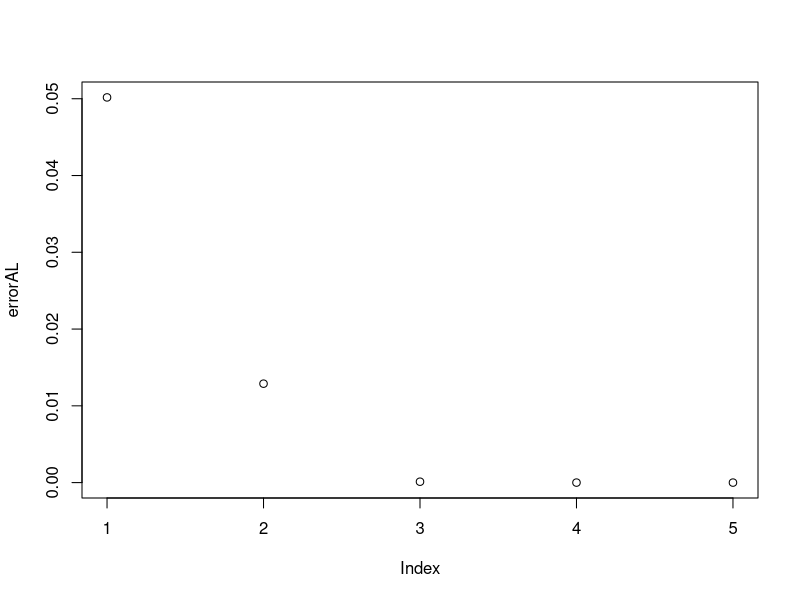
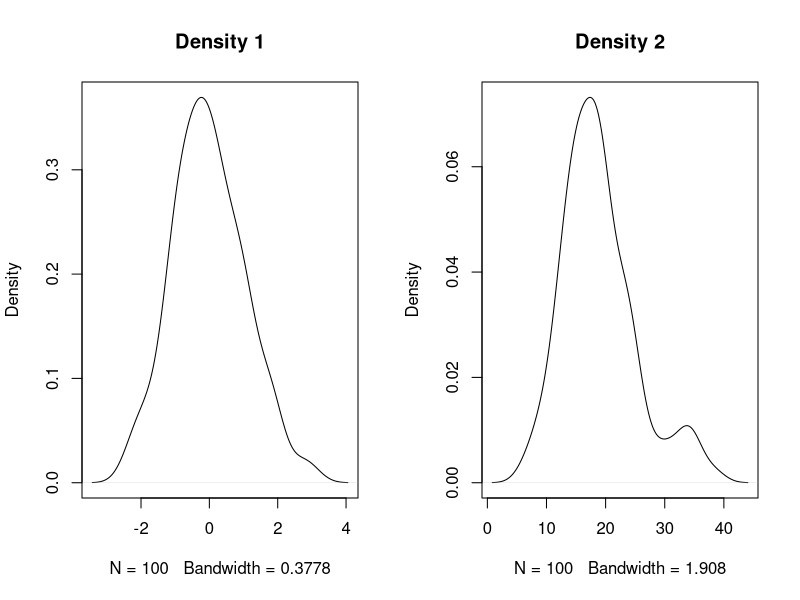
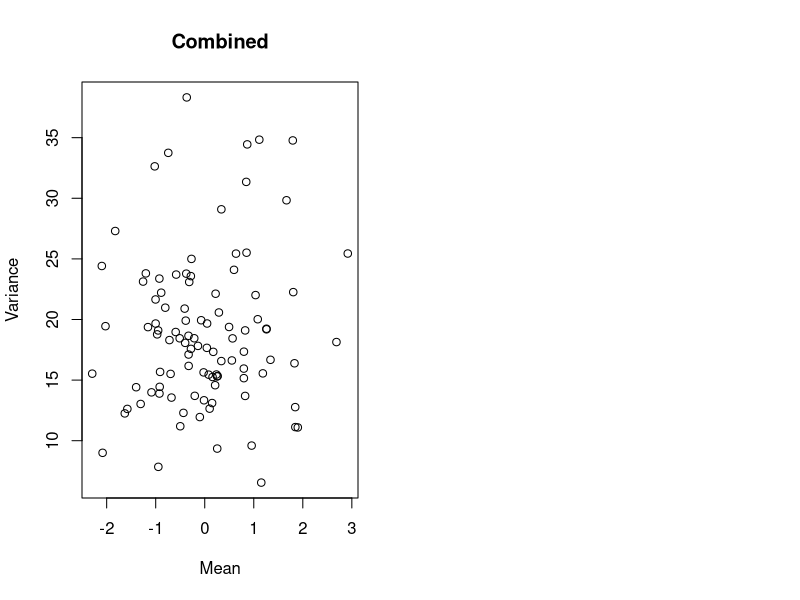
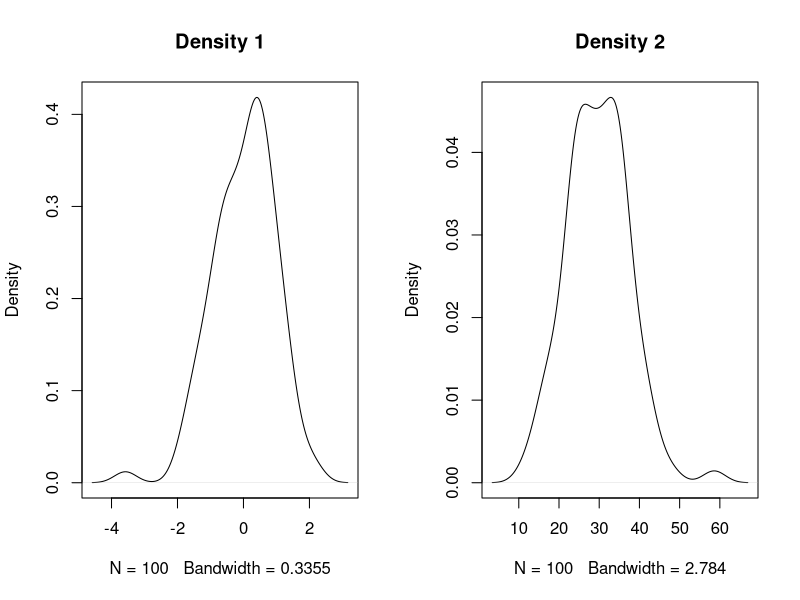
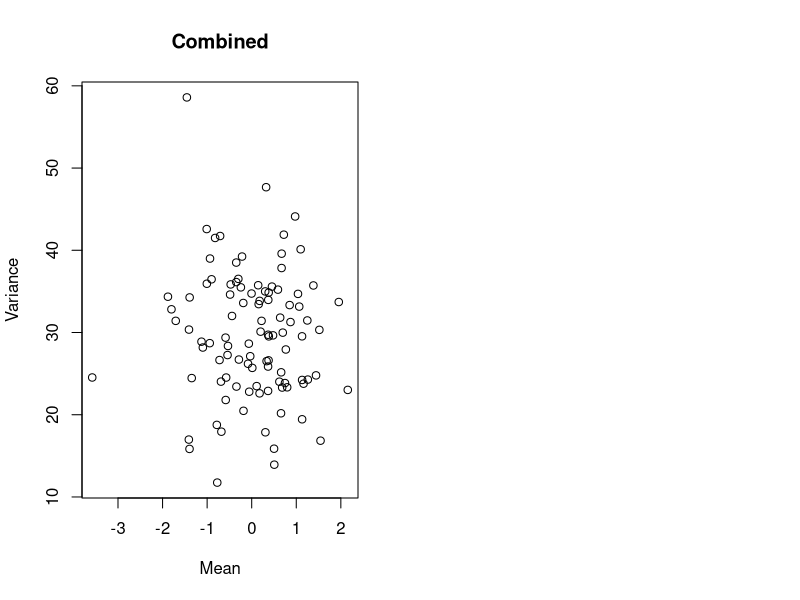
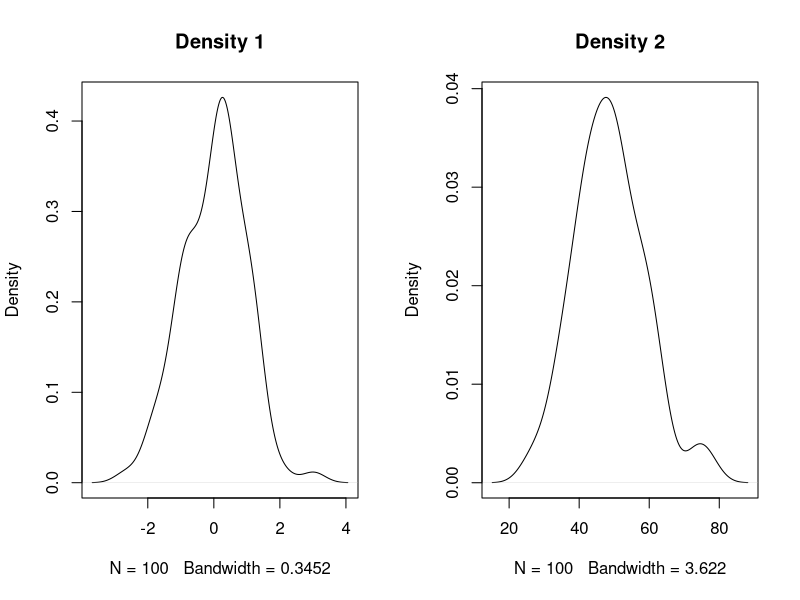
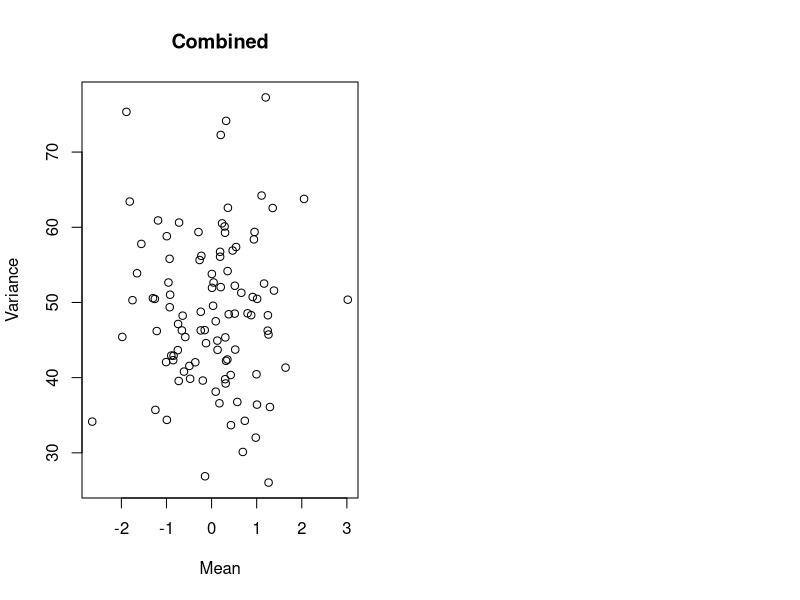
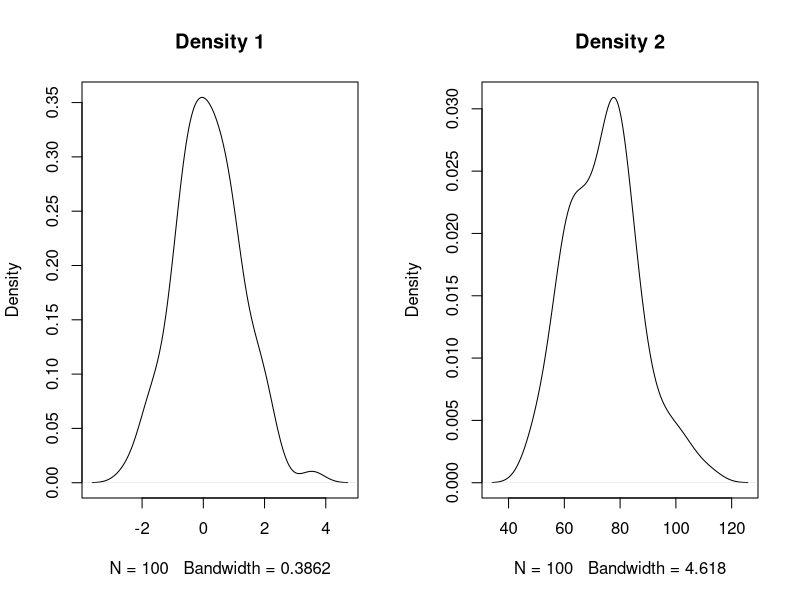

The R script that drew these images, in order:
## ---- chunk 1
knitr::opts_chunk$set(echo = TRUE, out.width="50%", out.height = "50%")
## ---- chunk 2
n <- c(20,30,50,75,100)
x <- 8.25
p <- .4
result1 <- pbinom(x, n, p)
cat(result1)
## ---- chunk 3
result2 <- (x - (20*p)) / (sqrt ((20*p)*(1-p)))
result3 <- (x - (30*p)) / (sqrt ((30*p)*(1-p)))
result4 <- (x - (50*p)) / (sqrt ((50*p)*(1-p)))
result5 <- (x - (75*p)) / (sqrt ((75*p)*(1-p)))
result6 <- (x - (100*p)) / (sqrt ((100*p)*(1-p)))

f <- function(result2) {1/sqrt(2*pi)*exp(-result2^2/2)}
result7 <- integrate(f, lower = -Inf, upper = result2)

f <- function(result3) {1/sqrt(2*pi)*exp(-result3^2/2)}
result8 <- integrate(f, lower = -Inf, upper = result3)

f <- function(result4) {1/sqrt(2*pi)*exp(-result4^2/2)}
result9 <- integrate(f, lower = -Inf, upper = result4)

f <- function(result5) {1/sqrt(2*pi)*exp(-result5^2/2)}
result10 <- integrate(f, lower = -Inf, upper = result5)

f <- function(result6) {1/sqrt(2*pi)*exp(-result6^2/2)}
result11 <- integrate(f, lower = -Inf, upper = result6)

laplace <- c(result7$value, result8$value, result9$value, result10$value, result11$value)
cat(laplace)
## ---- chunk 4
accurate <- c(result1)
errorAL <- abs(accurate-laplace)
plot(errorAL)
## ---- chunk 5
sim = function(n,k){
  av <- vector()
  bv <- vector()
  for(i in 1:k){
    x <- rnorm(n,2,3)
    a <- (mean(x)-2)/(sqrt(9/n))
    b <- (n-1)*var(x)/9
    av <- c(av,a)
    bv <- c(bv,b)
  }
  d <- density(av)
  d2 <- density(bv)
  par(mfrow = c(1,2))
  plot(d, main = "Density 1")
  plot(d2, main = "Density 2")
  plot(av, bv, main = "Combined", xlab = "Mean", ylab = "Variance")
}
sim(20, 100)
sim(30, 100)
sim(50, 100)
sim(75, 100)
